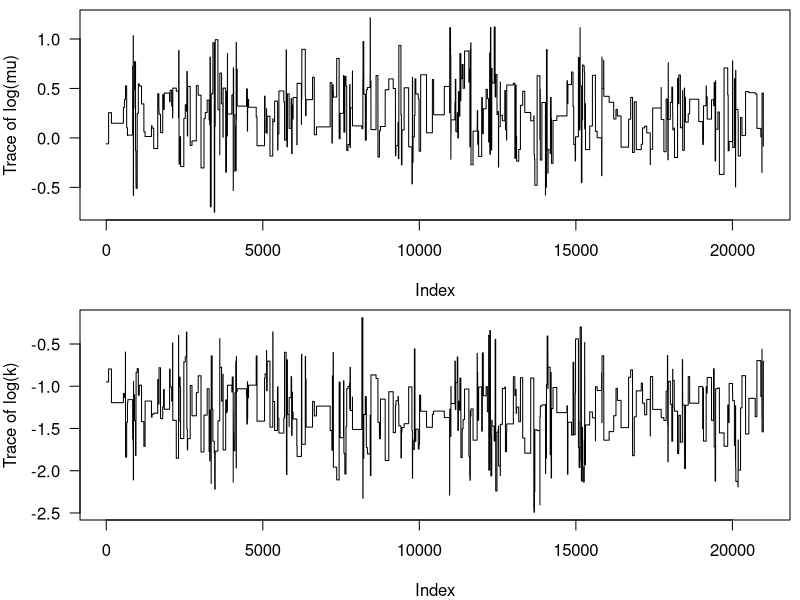
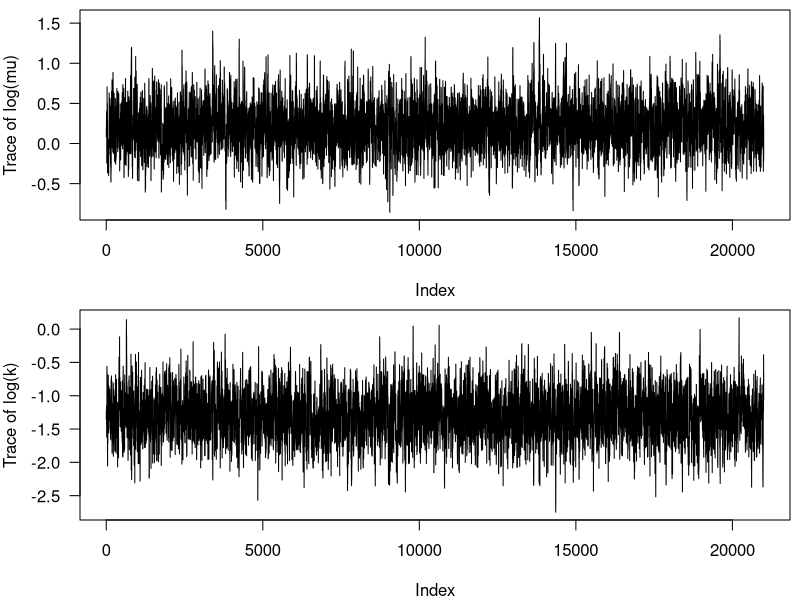
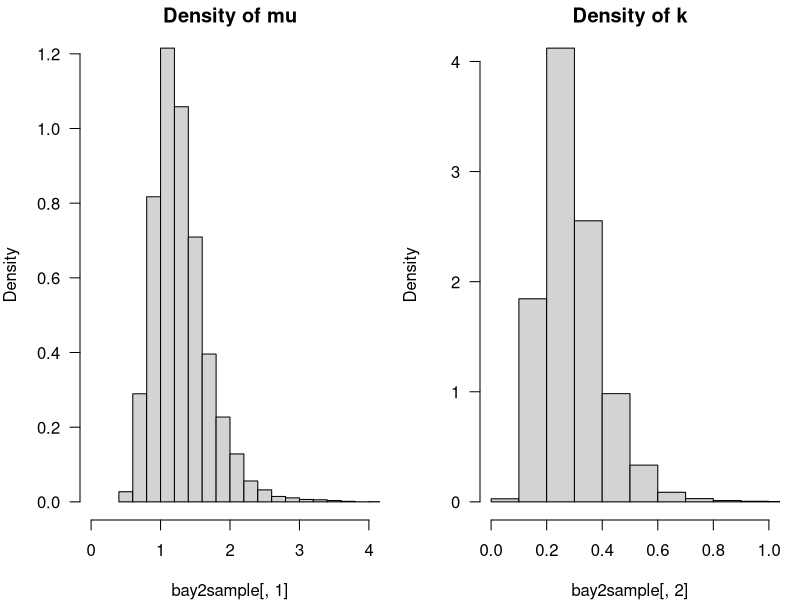

Reproduce these figures in R, in order.
## ---- chunk 1
knitr::opts_chunk$set(echo = TRUE)
## ---- chunk 2
LPfun1 = function(p, dat = x) {
  # Mean and size of the negative binomial (use exp to force them to be positive)
  mu = exp(p[1])
  k  = exp(p[2])
  # Logarithm of the prior distributions on mu and k
  # (0 and 2 are parameters chosen by the user, they represent prior beliefs)
  lp_mu = dnorm(mu, 0, 2, log = TRUE)
  lp_k = dnorm(k, 0, 2, log = TRUE)
  log_prior = lp_mu + lp_k
  # Log-likelihood of the data under the model
  LL = sum(dnbinom(dat,mu=mu,size=k,log=TRUE))
  # Sum of the log-likelihood and the log-prior
  LL + log_prior
}
## ---- chunk 3
library(mvtnorm)
MH = function(model, init, Sigma = diag(init/10), niter = 3e4, burn = 0.5,
                      seed = 1134, ...) {
  # To make results reproducible you should set a seed (change among chains!!!)
  set.seed(seed)
  # Pre-allocate chain of values
  chain = matrix(NA, ncol = length(init), nrow = niter)
  # Chain starts at init
  current = init
  lp_current = model(current, ...)
  # Iterate niter times and update chain
  for(iter in 1:niter) {
    # Generate proposal values from multivariate Normal distribution
    proposal = rmvnorm(1, mean = current, sigma = Sigma)
    # Calculate probability of acceptance (proposal distribution is symmetric)
    lp_proposal = model(proposal, ...)
    paccept = min(1, exp(lp_proposal - lp_current))
    # Accept the proposal... or not!
    # If accept, update the current and lp_current values
    accept = runif(1) < paccept
    if(accept) {
      chain[iter,] = proposal
      lp_current = lp_proposal
      current = chain[iter,]
    } else {
      chain[iter,] = current
    }
  }
  # Calculate the length of burn-in
  nburn = floor(niter*burn)
  # Calculate final acceptance probability after burn-in (fraction of proposals accepted)
  acceptance = 1 - mean(duplicated(chain[-(1:nburn),]))
  # Package the results
  list(burnin = chain[1:nburn,], sample = chain[-(1:nburn),],
       acceptance = acceptance, nburn = nburn)
}
## ---- chunk 4
set.seed(1001)
mu.true=1
k.true=0.4
x = rnbinom(50,mu=mu.true,size=k.true)
## ---- chunk 5
Sigma = diag(c(10,10))
## ---- chunk 6
init = log(c(1,1))
bay1 = MH(LPfun1, init, Sigma, burn = 0.3, dat = x)
## ---- chunk 7
bay1$acceptance
## ---- chunk 8
par(mfrow = c(2,1), mar = c(4,4,0.5,0.5), las = 1)
plot(bay1$sample[,1], t = "l", ylab = "Trace of log(mu)")
plot(bay1$sample[,2], t = "l", ylab = "Trace of log(k)")
## ---- chunk 9
mapfit = optim(fn = LPfun1, par = log(c(1,1)),
               hessian = TRUE, method = "BFGS",
               control = list(fnscale = -1), dat = x)
Sigma = solve(-mapfit$hessian)
init = mapfit$par
bay2 = MH(LPfun1, init, Sigma, burn = 0.3)
## ---- chunk 10
Sigma
## ---- chunk 11
bay2$acceptance
## ---- chunk 12
par(mfrow = c(2,1), mar = c(4,4,0.5,0.5), las = 1)
plot(bay2$sample[,1], t = "l", ylab = "Trace of log(mu)")
plot(bay2$sample[,2], t = "l", ylab = "Trace of log(k)")
## ---- chunk 13
bay2sample = exp(bay2$sample)
## ---- chunk 14
par(mfrow = c(1,2), mar = c(4,4,1.5,1))
hist(bay2sample[,1], main = "Density of mu", freq = F, xlim = c(0,4))
hist(bay2sample[,2], main = "Density of k", freq = F, xlim = c(0,1))
## ---- chunk 15
map = exp(mapfit$par)
meanp = colMeans(bay2sample)
medianp = c(median(bay2sample[,1]), median(bay2sample[,2]))
c(map, meanp, medianp)
## ---- chunk 16
t(apply(bay2sample, 2, quantile, probs = c(0.025, 0.975)))
